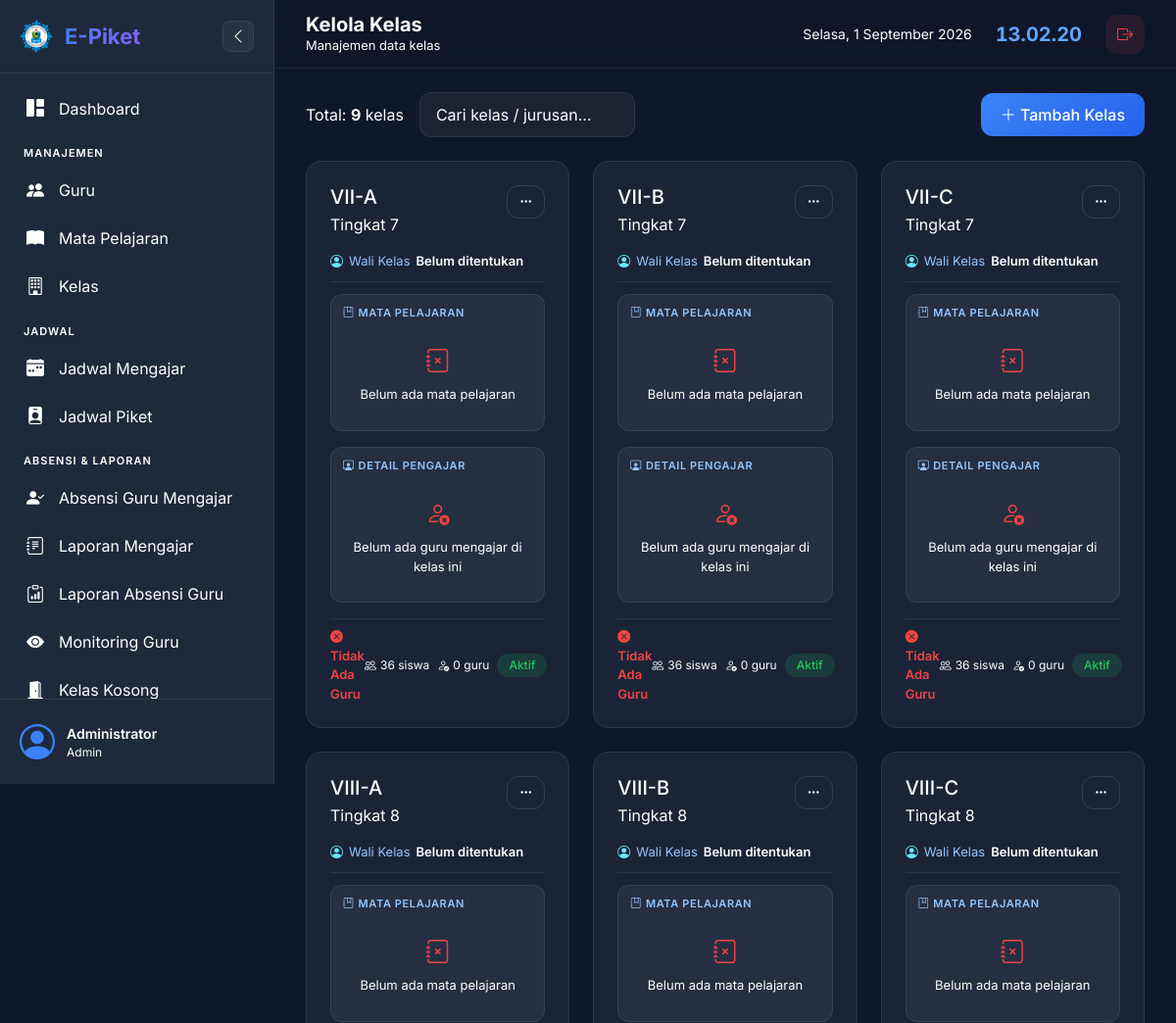
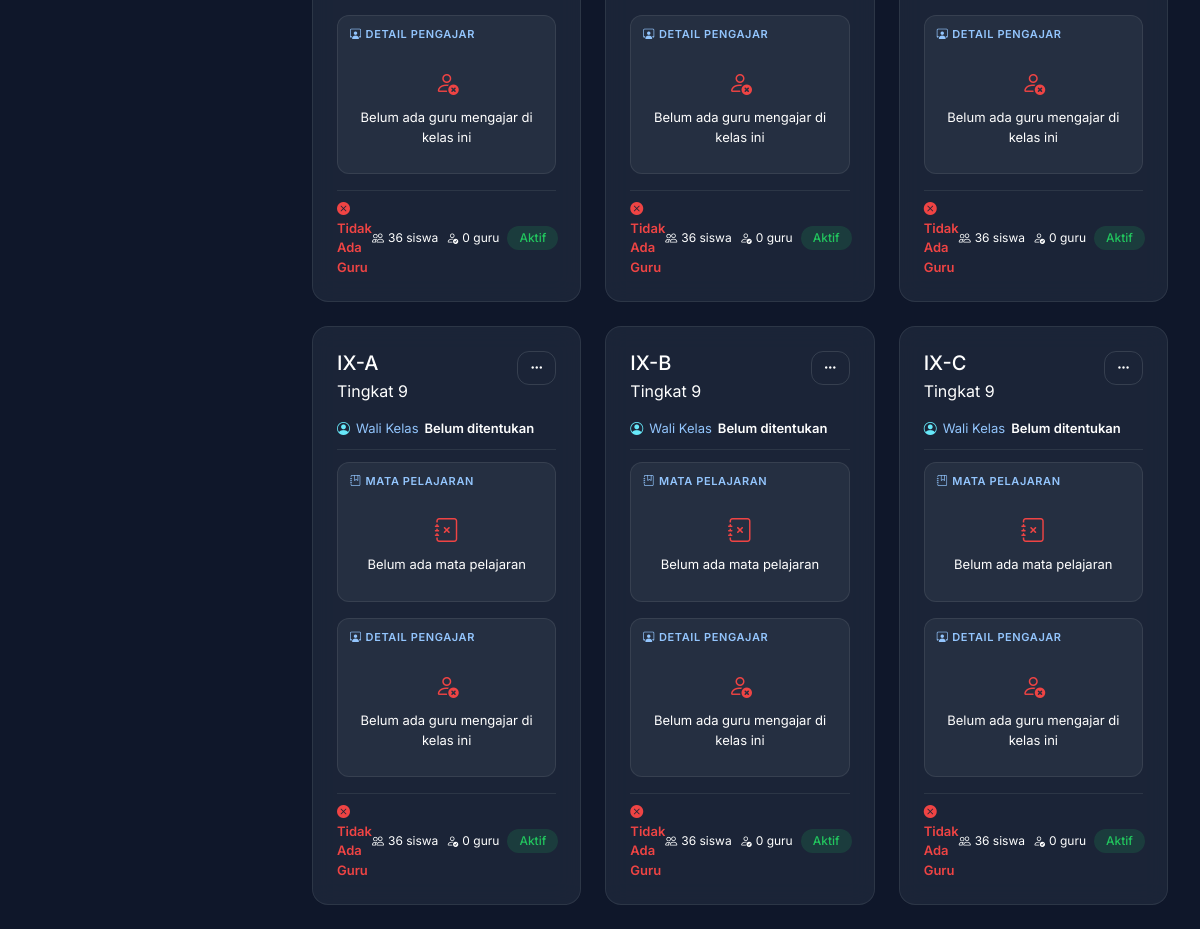
Page /admin/kelas.php (signed in) on the committed database (2 pictures, top to bottom).
### tables this page shows
CREATE TABLE IF NOT EXISTS kelas (
    id INT AUTO_INCREMENT PRIMARY KEY,
    nama_kelas VARCHAR(30) NOT NULL UNIQUE,
    tingkat INT NOT NULL,
    jurusan VARCHAR(50),
    wali_kelas_id INT,
    kapasitas INT DEFAULT 40,
    status ENUM('aktif', 'nonaktif') DEFAULT 'aktif',
    created_at TIMESTAMP DEFAULT CURRENT_TIMESTAMP,
    FOREIGN KEY (wali_kelas_id) REFERENCES guru(id) ON DELETE SET NULL
);

### config/database.php (called while the page is built, shortened)
<?php
function getDB() {
    static $conn = null;
    if ($conn === null) {
        try {
            $conn = new mysqli(DB_HOST, DB_USER, DB_PASS, DB_NAME);
            $conn->set_charset("utf8mb4");
        } catch (Exception $e) {
            die("Koneksi database gagal: " . $e->getMessage());
        }
    }
    return $conn;
}
function sanitize($data) {
    $conn = getDB();
    return $conn->real_escape_string(trim(strip_tags($data)));
}

### admin/kelas.php (the view, shortened to what this page needs)
<?php
require_once __DIR__ . '/../includes/header.php';
$conn = getDB();
$search = sanitize($_GET['search'] ?? '');
$where_kelas = $search ? "WHERE (k.nama_kelas LIKE '%$search%' OR COALESCE(k.jurusan, '') LIKE '%$search%')" : '';
$kelas_list = $conn->query("
    SELECT k.*, g.nama_guru AS wali_kelas_nama,
    (SELECT COUNT(*) FROM jadwal_mengajar jm WHERE jm.kelas_id = k.id) AS total_jadwal
    FROM kelas k
    LEFT JOIN guru g ON k.wali_kelas_id = g.id
    $where_kelas
    ORDER BY k.tingkat, k.nama_kelas
")->fetch_all(MYSQLI_ASSOC);
$jadwal_grouped = [];
?>
<div id="ajax-area">
<div class="d-flex justify-content-between align-items-center mb-4">
    <div class="d-flex gap-3 align-items-center">
        <span class="text-muted">Total: <strong><?= count($kelas_list) ?></strong> kelas</span>
        <form class="d-flex gap-2 ajax-filter" method="GET">
            <input type="text" class="form-control" name="search" placeholder="Cari kelas / jurusan..." value="<?= htmlspecialchars($search) ?>" style="width:220px;">
        </form>
    </div>
    <button class="btn btn-primary" data-bs-toggle="modal" data-bs-target="#addModal">
        <i class="bi bi-plus-lg me-1"></i>Tambah Kelas
    </button>
</div>
<div class="row g-4">
    <?php foreach ($kelas_list as $k): ?>
    <div class="col-xl-4 col-md-6">
        <div class="card">
            <div class="card-body">
                <div class="d-flex justify-content-between align-items-start mb-3">
                    <div>
                        <h5 class="mb-1"><?= htmlspecialchars($k['nama_kelas']) ?></h5>
                        <span class="text-muted">Tingkat <?= $k['tingkat'] ?></span>
                    </div>
                    <div class="dropdown">
                        <button class="btn btn-sm btn-outline-light" data-bs-toggle="dropdown">
                            <i class="bi bi-three-dots"></i>
                        </button>
                    </div>
                </div>
                <div class="wali-line">
                    <i class="bi bi-person-circle"></i>
                    <span class="wali-label">Wali Kelas</span>
                    <span class="wali-nama"><?= htmlspecialchars($k['wali_kelas_nama'] ?? 'Belum ditentukan') ?></span>
                </div>
                <?php
                $pengajar = $jadwal_grouped[$k['id']] ?? [];
                $mapel_sum = [];
                ?>
                <div class="matpel-box mb-3">
                    <div class="d-flex align-items-center justify-content-between mb-2">
                        <span class="pengajar-title"><i class="bi bi-journal-bookmark me-1"></i>Mata Pelajaran</span>
                    </div>
                    <?php if (empty($mapel_sum)): ?>
                    <div class="empty-pengajar">
                        <i class="bi bi-journal-x"></i>
                        <span>Belum ada mata pelajaran</span>
                    </div>
                    <?php endif; ?>
                </div>
                <div class="pengajar-box mb-3">
                    <div class="d-flex align-items-center justify-content-between mb-2 flex-wrap gap-2">
                        <span class="pengajar-title"><i class="bi bi-person-workspace me-1"></i>Detail Pengajar</span>
                    </div>
                    <?php if (empty($pengajar)): ?>
                    <div class="empty-pengajar">
                        <i class="bi bi-person-x"></i>
                        <span>Belum ada guru mengajar di kelas ini</span>
                    </div>
                    <?php endif; ?>
                </div>
                <div class="d-flex align-items-center justify-content-between pt-2" style="border-top:1px solid var(--border-color);">
                    <?php if ($pengajar): ?>
                        <span class="status-ada"><i class="bi bi-check-circle-fill me-1"></i>Ada Guru Mengajar</span>
                    <?php else: ?>
                        <span class="status-tidak"><i class="bi bi-x-circle-fill me-1"></i>Tidak Ada Guru</span>
                    <?php endif; ?>
                    <div class="d-flex align-items-center gap-2">
                        <span class="stat-mini"><i class="bi bi-people me-1"></i><?= $k['kapasitas'] ?> siswa</span>
                        <span class="stat-mini"><i class="bi bi-person-check me-1"></i><?= count($pengajar) ?> guru</span>
                        <span class="badge <?= $k['status'] === 'aktif' ? 'badge-success' : 'badge-danger' ?>"><?= ucfirst($k['status']) ?></span>
                    </div>
                </div>
            </div>
        </div>
    </div>
    <?php endforeach; ?>
</div>
</div>
<?php require_once __DIR__ . '/../includes/footer.php'; ?>

### assets/css/style.css (style rules this page uses)
:root { --primary: #3b82f6; --primary-dark: #2563eb; --primary-light: #60a5fa; --secondary: #8b5cf6; --success: #22c55e; --warning: #f59e0b; --danger: #ef4444; --info: #06b6d4; --bg-primary: #0f172a; --bg-secondary: #1e293b; --bg-card: rgba(30, 41, 59, 0.8); --bg-card-hover: rgba(30, 41, 59, 0.95); --bg-glass: rgba(255, 255, 255, 0.05); --text-primary: #ffffff; --text-secondary: #ffffff; --text-muted: #ffffff; --border-color: rgba(255, 255, 255, 0.08); --border-light: rgba(255, 255, 255, 0.12); --sidebar-width: 280px; --sidebar-collapsed: 80px; --topbar-height: 70px; --shadow-sm: 0 2px 8px rgba(0, 0, 0, 0.2); --shadow-md: 0 4px 16px rgba(0, 0, 0, 0.3); --shadow-lg: 0 8px 32px rgba(0, 0, 0, 0.4); --shadow-glow: 0 0 20px rgba(59, 130, 246, 0.15); --radius-sm: 8px; --radius-md: 12px; --radius-lg: 16px; --radius-xl: 24px; --transition: all 0.3s cubic-bezier(0.4, 0, 0.2, 1); }
.card { color: var(--text-primary); }
.text-muted, .text-secondary, .text-body-secondary { color: var(--text-muted) !important; }
* { margin: 0; padding: 0; box-sizing: border-box; }
body { font-family: 'Inter', -apple-system, BlinkMacSystemFont, 'Segoe UI', Roboto, sans-serif; background: var(--bg-primary); color: var(--text-primary); min-height: 100vh; overflow-x: hidden; }
.card { background: var(--bg-card); backdrop-filter: blur(12px); border: 1px solid var(--border-color); border-radius: var(--radius-lg); overflow: hidden; transition: var(--transition); }
.card-body { padding: 24px; }
.badge { font-weight: 500; padding: 6px 12px; border-radius: 20px; font-size: 12px; }
.badge-success { background: rgba(34, 197, 94, 0.15); color: var(--success); }
.btn { border-radius: var(--radius-md); font-weight: 500; padding: 10px 20px; transition: var(--transition); border: none; }
.btn-primary { background: linear-gradient(135deg, var(--primary), var(--primary-dark)); color: white; }
.btn-outline-light { border: 1px solid var(--border-light); color: var(--text-secondary); background: transparent; }
.btn-sm { padding: 6px 12px; font-size: 13px; }
.form-control, .form-select { background: rgba(255, 255, 255, 0.05); border: 1px solid var(--border-color); border-radius: var(--radius-md); color: var(--text-primary); padding: 10px 16px; transition: var(--transition); }
.form-control::placeholder { color: var(--text-muted); }
.wali-line { display: flex; align-items: center; gap: 6px; padding-bottom: 10px; margin-bottom: 12px; border-bottom: 1px solid var(--border-color); font-size: 13px; }
.wali-line i { color: #67e8f9; }
.wali-label { color: #93c5fd; }
.wali-nama { font-weight: 600; color: var(--text-primary); }
.pengajar-box { background: var(--bg-glass); border: 1px solid var(--border-color); border-radius: var(--radius-md); padding: 10px 12px; }
.pengajar-title { font-size: 11px; font-weight: 600; text-transform: uppercase; letter-spacing: 0.6px; color: #93c5fd; }
.matpel-box { background: var(--bg-glass); border: 1px solid var(--border-color); border-radius: var(--radius-md); padding: 10px 12px; }
.empty-pengajar { text-align: center; padding: 16px 8px; color: var(--text-secondary); font-size: 13px; }
.empty-pengajar i { display: block; font-size: 24px; margin-bottom: 6px; color: var(--danger); }
.status-tidak { color: var(--danger); font-size: 13px; font-weight: 600; }
.stat-mini { font-size: 12px; color: var(--text-secondary); white-space: nowrap; }

### rows in the picture
kelas: nama_kelas "VII-A", tingkat "7", wali_kelas_nama "Belum ditentukan", shows "Tidak Ada Guru", kapasitas "36", id "0", status "Aktif"
kelas: nama_kelas "VII-B", tingkat "7", wali_kelas_nama "Belum ditentukan", shows "Tidak Ada Guru", kapasitas "36", id "0", status "Aktif"
kelas: nama_kelas "VII-C", tingkat "7", wali_kelas_nama "Belum ditentukan", shows "Tidak Ada Guru", kapasitas "36", id "0", status "Aktif"
kelas: nama_kelas "VIII-A", tingkat "8", wali_kelas_nama "Belum ditentukan", shows "Tidak Ada Guru", kapasitas "36", id "0", status "Aktif"
kelas: nama_kelas "VIII-B", tingkat "8", wali_kelas_nama "Belum ditentukan", shows "Tidak Ada Guru", kapasitas "36", id "0", status "Aktif"
kelas: nama_kelas "VIII-C", tingkat "8", wali_kelas_nama "Belum ditentukan", shows "Tidak Ada Guru", kapasitas "36", id "0", status "Aktif"
kelas: nama_kelas "IX-A", tingkat "9", wali_kelas_nama "Belum ditentukan", shows "Tidak Ada Guru", kapasitas "36", id "0", status "Aktif"
kelas: nama_kelas "IX-B", tingkat "9", wali_kelas_nama "Belum ditentukan", shows "Tidak Ada Guru", kapasitas "36", id "0", status "Aktif"
kelas: nama_kelas "IX-C", tingkat "9", wali_kelas_nama "Belum ditentukan", shows "Tidak Ada Guru", kapasitas "36", id "0", status "Aktif"

### other values in the picture
$_SESSION['nama_lengkap'] "Administrator"
str_replace('_', ' ', $_SESSION['role']) "Admin"
$page_title "Kelola Kelas"
$page_subtitle "Manajemen data kelas"
count($kelas_list) "9"
